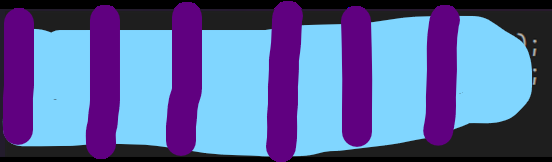
//> input picture matvey/ocv21labs-main/Lab 1/blender/img1.png, 552 x 162 px
$ ./blender   (built with g++ and OpenCV 4)
//> lines starting //> are read from the running program, lines starting //| are printed output that depends on the picture
#include <opencv2/imgproc.hpp>
#include <opencv2/imgcodecs.hpp>
#include <opencv2/core.hpp>
#include <opencv2/highgui.hpp>
#include <iostream>


int main() {


	cv::Mat img1 = cv::imread("../img1.png");
//> img1 is the input picture: 162 rows x 552 cols, CV_8UC3; mean B, G, R 157.5, 102.2, 90.9
	cv::resize(img1, img1, cv::Size(440, 120));
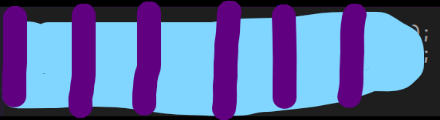
//> img1: 120 rows x 440 cols, CV_8UC3; mean B, G, R 157.4, 102.2, 90.9
	cv::Mat img2 = cv::imread("../img2.png");
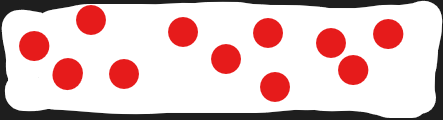
//> input picture matvey/ocv21labs-main/Lab 1/blender/img2.png, 443 x 120 px
//> img2 is the input picture: 120 rows x 443 cols, CV_8UC3; mean B, G, R 193.1, 193.1, 222.7
	cv::resize(img2, img2, cv::Size(440, 120));
//> img2: 120 rows x 440 cols, CV_8UC3
	cv::Mat result;
	cv::namedWindow("Result");

	double alpha=0.5;
	double beta = (1.0 - alpha);
	cv::addWeighted(img1, alpha, img2, beta, 0.0, result);
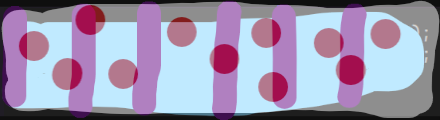
//> result: 120 rows x 440 cols, CV_8UC3; mean B, G, R 175.3, 147.5, 157


	cv::imshow("Result", result);
	cv::waitKey();

}
